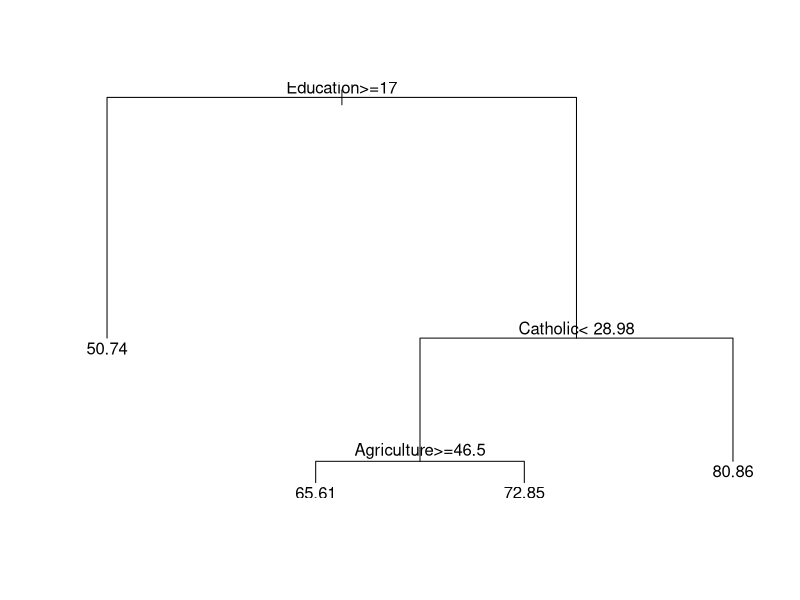

Generate this figure with R:
#************************************************
# [redacted]
# [redacted]
# [redacted]
# 6000 Level
#
# This R code is for lab1_rpart1
#************************************************

require(rpart)
Swiss_rpart <- rpart(Fertility ~ Agriculture + Education + Catholic, data = swiss)
plot(Swiss_rpart) # try some different plot options
text(Swiss_rpart) # try some different text options